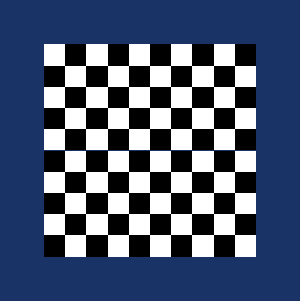

Source code (Python):
#!/usr/bin/env python

# Test that large images do not cause integer overflow in texture allocation.

import vtkmodules.vtkInteractionStyle  # noqa: F401
import vtkmodules.vtkRenderingOpenGL2  # noqa: F401

import numpy as np

from vtkmodules.vtkCommonDataModel import vtkImageData
from vtkmodules.vtkInteractionStyle import vtkInteractorStyleTrackballCamera
from vtkmodules.vtkRenderingCore import (
    vtkImageSlice,
    vtkImageSliceMapper,
    vtkRenderWindow,
    vtkRenderWindowInteractor,
    vtkRenderer,
)
from vtkmodules.util.numpy_support import numpy_to_vtk

# Create a large image (25000 x 25000) with a checkered pattern
width = 25000
height = 25000
square_size = 2500

# Build checkerboard efficiently with numpy
y_idx = np.arange(height) // square_size
x_idx = np.arange(width) // square_size
checker = ((x_idx[np.newaxis, :] + y_idx[:, np.newaxis]) % 2).astype(np.uint8) * 255

image = vtkImageData()
image.SetDimensions(width, height, 1)
vtk_arr = numpy_to_vtk(checker.ravel(), deep=True)
vtk_arr.SetNumberOfComponents(1)
image.GetPointData().SetScalars(vtk_arr)

# Mapper and image slice
image_mapper = vtkImageSliceMapper()
image_mapper.SetInputData(image)

image_slice = vtkImageSlice()
image_slice.SetMapper(image_mapper)

# Renderer
renderer = vtkRenderer()
renderer.SetBackground(0.1, 0.2, 0.4)
renderer.AddViewProp(image_slice)

# Render window
render_window = vtkRenderWindow()
render_window.SetSize(300, 301)
render_window.AddRenderer(renderer)
render_window.SetWindowName("slice mapper large image")

# Scene
camera = renderer.GetActiveCamera()
camera.ParallelProjectionOn()
renderer.ResetCamera()

# Interactor
style = vtkInteractorStyleTrackballCamera()
interactor = vtkRenderWindowInteractor()
interactor.SetRenderWindow(render_window)
interactor.SetInteractorStyle(style)

interactor.Initialize()
interactor.Start()
